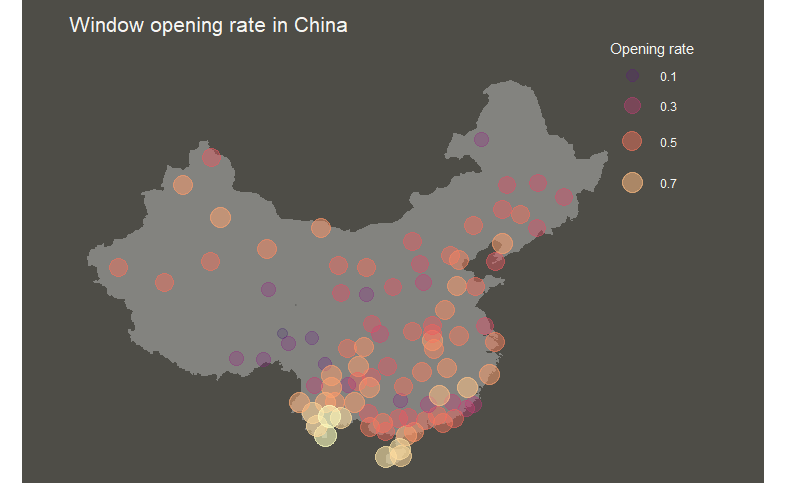

This figure's R source:
library(ggplot2)
library(ggmap)
library(maptools)
library(maps)
library(dplyr)
library(viridis)
library(mapproj)
library(readr)

China <- map_data("world") %>% filter(region=="China") #Region of China
myData <- read.csv('cw/ex.csv') # Read file
myBreaks <- c(0.1,0.3, 0.5,0.7, 1)

# Plot map
map <- 
  ggplot() +
  geom_polygon(data=China,aes(long, y = lat, group = group), fill="white", alpha=0.3) +
  geom_point(data=myData, aes(x=longitude, y = latitude, size=open.rate, color=open.rate, alpha=open.rate), shape=20, stroke=FALSE) +
  scale_size_continuous(name="Opening rate", trans="sqrt", range=c(1,12), breaks=myBreaks) +
  scale_alpha_continuous(name="Opening rate", trans="sqrt", range=c(0.1, 0.6), breaks=myBreaks) +
  scale_color_viridis(option="magma", trans="sqrt", breaks=myBreaks, name="Opening rate" ) + #Transformation "sqrt"
  theme_void()  + coord_map() +  xlim(70,149)+ ylim(18,55)+
  guides( colour = guide_legend()) +
  ggtitle("Window opening rate in China") +
  theme(
    legend.position = c(0.85, 0.8),
    text = element_text(color = "#f5f5f2"), # Choose colour
    plot.background = element_rect(fill = "#4e4d47", color = NA), 
    panel.background = element_rect(fill = "#4e4d47", color = NA), 
    legend.background = element_rect(fill = "#4e4d47", color = NA),
    plot.title = element_text(size= 16, hjust=0.1, color = "#f5f5f2", margin = margin(b = -0.1, t = 0.4, l = 2, unit = "cm")),
  )
plot(map)
